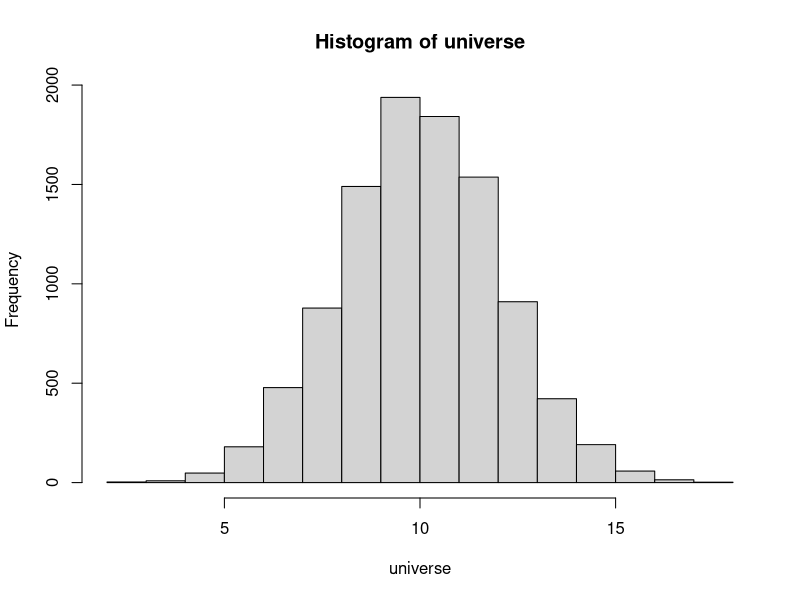
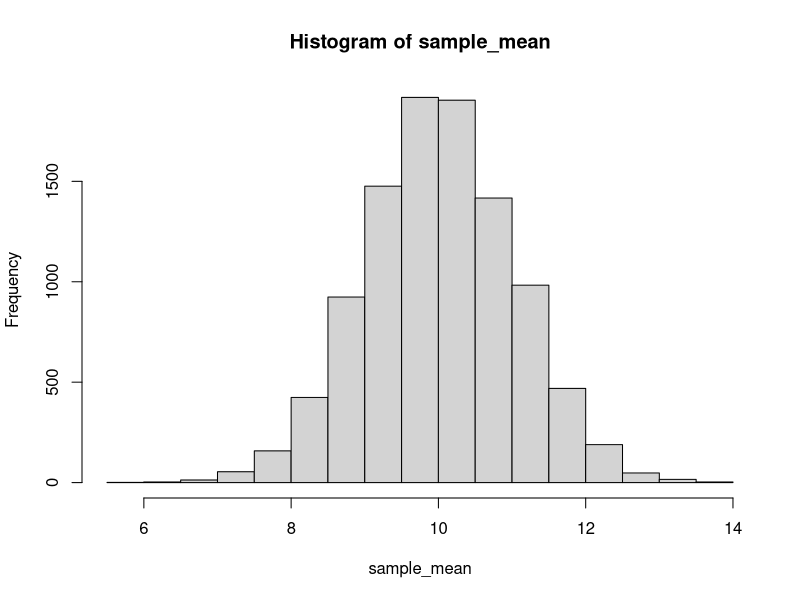
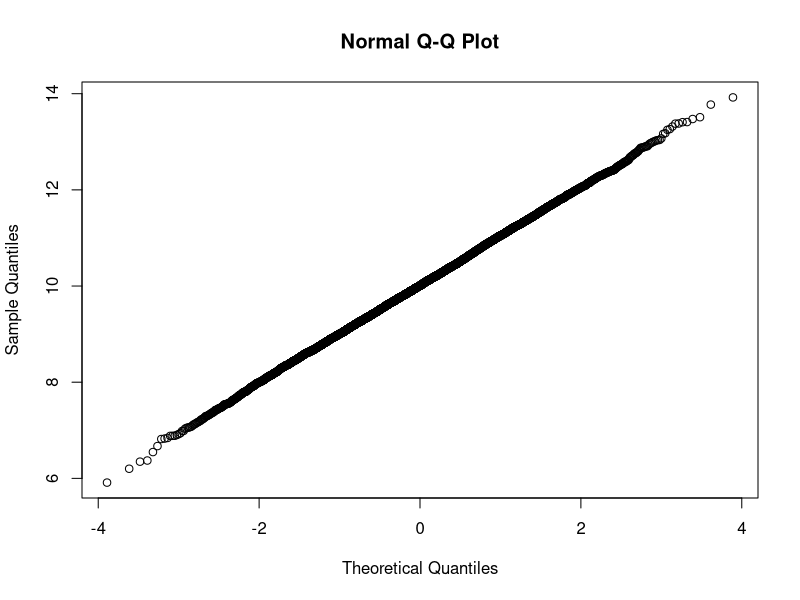
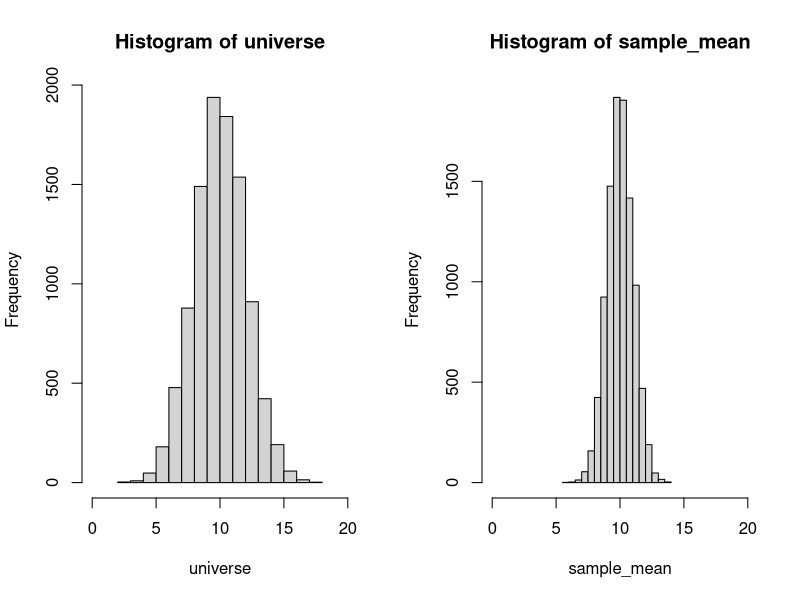
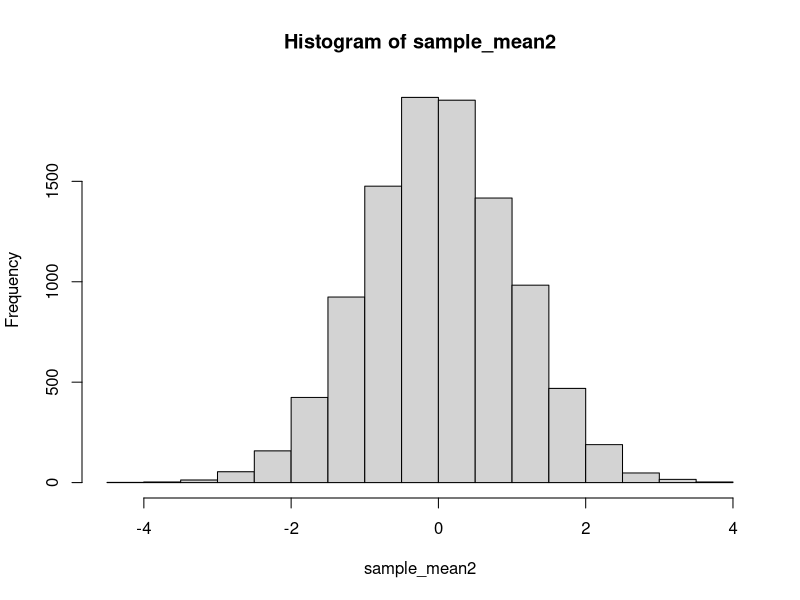
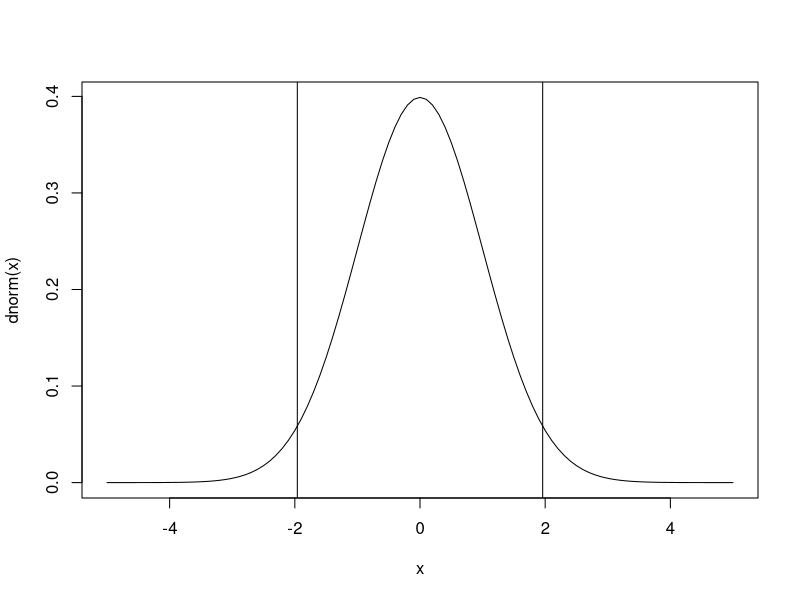
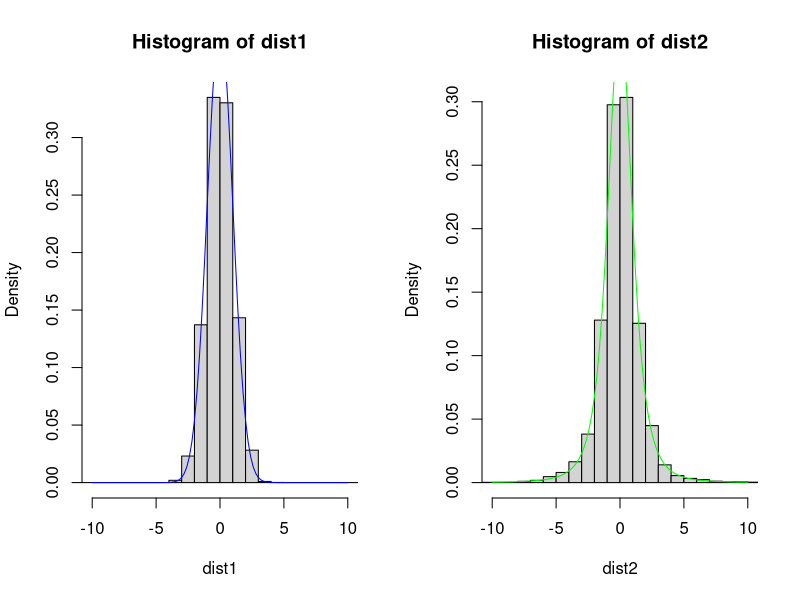
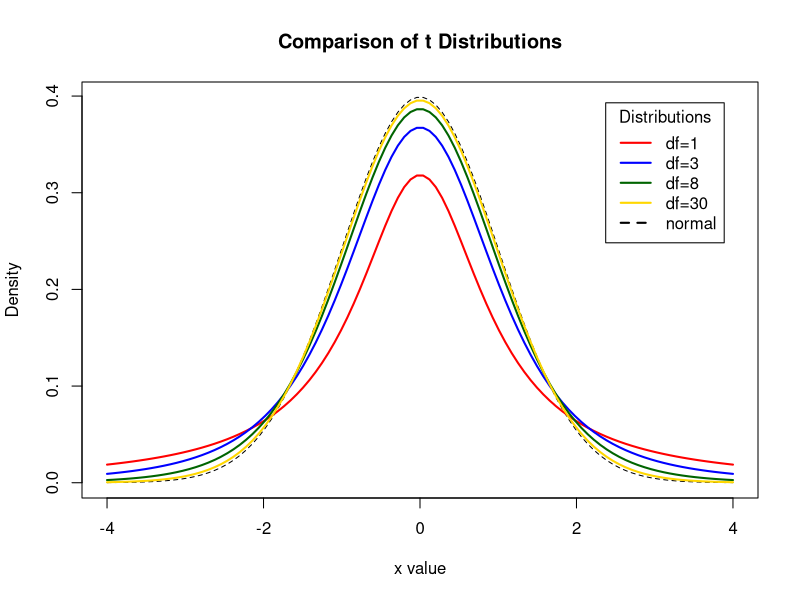

Recreate these plots in R, in order.
## ---- chunk 1
size_universe=10000
mu <- 10
sigma <- 2
universe = rnorm(size_universe, mean=mu, sd=sigma)
cat("First 5 random numbers", head(universe, 5), "\n" )
## ---- chunk 2
cat("Mean of the universe:", mean(universe), "\n")
cat("Standard Deviation of the universe:", sd(universe), "\n")
hist(universe)
## ---- chunk 3
sample_size <- 4 # Sample size
my_sample <- sample(universe, sample_size)
head(my_sample) # Print the first elements of the sample on the screen
## ---- chunk 4
cat("Mean of the sample:", mean(my_sample), "\n")
cat("Standard Deviation of the sample:", sd(my_sample), "\n")
## ---- chunk 5
n_iterations <-  10000 # Number of times that we repeat
sample_mean <-  NULL
for (i in 1:n_iterations) {
    my_sample <- sample(universe, sample_size)
    x_bar <- mean(my_sample)
    sample_mean <- c(sample_mean, x_bar)
}
cat("Mean of the sampling distribution:", mean(sample_mean), "\n")
cat("Standard Deviation of the sampling distribution:", sd(sample_mean), "\n")
hist(sample_mean)
## ---- chunk 6
qqnorm(sample_mean)
## ---- chunk 7
par(mfrow = c(1, 2))
hist(universe, freq = TRUE, xlim = c(mu - 5 * sigma, mu + 5 * sigma))
hist(sample_mean, freq = TRUE, xlim = c(mu - 5 * sigma, mu + 5 * sigma))
par(mfrow = c(1, 1))
## ---- chunk 8
cat("Mean of the universe:", mean(universe), "\n")
cat("Mean of the sampling distribution:", mean(sample_mean), "\n")
## ---- chunk 9
cat("Standard Deviation of the sampling distribution:", sd(sample_mean), "\n")
cat("Theoretical value of its standard deviation:", sigma / sqrt(sample_size), "\n")
## ---- chunk 10
sample_mean2 <- (sample_mean - mu) / (sigma / sqrt(sample_size) )
cat("Mean of sample_mean2:", mean(sample_mean2), "\n")
cat("SD of sample_mean2:", sd(sample_mean2), "\n")
hist(sample_mean2)
## ---- chunk 11
alpha = 0.05
curve(dnorm(x), from = -5, to = 5)
abline(v = qnorm(alpha / 2)); abline(v = qnorm(1 -alpha / 2))
## ---- chunk 12
# Define a function for the confidence interval for estimating the mean of a normal distribution
# when we have a sample of n data points and we know the mean sigma of the universe
conf.int.z <- function(xbar, sigma, n, alpha) {
    
    d <- qnorm(1 - alpha / 2) * sigma / sqrt(n) 
    
    cat("With", 1-alpha, "certainty the mean mu lies between", xbar, "+/-", d,  "\n")
    cat("With", 1-alpha, "certainty the mean mu lies between", xbar -d, "and", xbar + d, "\n")

    return(d)
    
}


# Test the function. Example 10.4, Dürr, Meyer.
conf.int.z(xbar = 80.50, sigma = 2.2, n = 40, alpha = 0.05)

## ---- chunk 13
n_iterations <-  10000 # Number of times that we repeat
dist1 <-  NULL
dist2 <- NULL
for (i in 1:n_iterations) {
    my_sample <- sample(universe, sample_size)
    x_bar <- mean(my_sample)
    S <- sd(my_sample)
    d1 <- (x_bar - mu) / (sigma / sqrt(sample_size) )
    dist1 <- c(dist1, d1)
    d2 <- (x_bar - mu) / (S / sqrt(sample_size) )
    dist2 <- c(dist2, d2)
}
#cat("Mean of the sampling distribution:", mean(sample_mean), "\n")
#cat("Standard Deviation of the sampling distribution:", sd(sample_mean), "\n")
par(mfrow = c(1, 2))
hist(dist1, freq = F, xlim = c(-10, 10), breaks = seq(-100, 100))
curve(dnorm, add = T, col = "blue")
hist(dist2, freq = F, xlim = c(-10, 10), breaks = seq(-100, 100))
curve(dt(x, df = sample_size -1), col = "green", add = T)
par(mfrow = c(1, 1))
sd(dist1)
sd(dist2)

## ---- chunk 14

x <- seq(-4, 4, length=100)
hx <- dnorm(x)

degf <- c(1, 3, 8, 30)
colors <- c("red", "blue", "darkgreen", "gold", "black")
labels <- c("df=1", "df=3", "df=8", "df=30", "normal")

plot(x, hx, type="l", lty=2, xlab="x value",
     ylab="Density", main="Comparison of t Distributions")

for (i in 1:4){
  lines(x, dt(x,degf[i]), lwd=2, col=colors[i])
}

legend("topright", inset=.05, title="Distributions",
       labels, lwd=2, lty=c(1, 1, 1, 1, 2), col=colors)

## ---- chunk 15
conf.int.t <- function(xbar, S, n, alpha) {

    
    d <- qt(1 - alpha / 2, n - 1) * S / sqrt(n) 
    
    cat("With", 1-alpha, "certainty the mean mu lies between", xbar, "+/-", d,  "\n")
    cat("With", 1-alpha, "certainty the mean mu lies between", xbar -d, "and", xbar + d, "\n")
    
    return(d)
    
}

# Test the function
conf.int.t(xbar = 10, S = 2, n = 4, alpha = 0.05)
## ---- chunk 16
conf.int.z(xbar = 10, sigma = 2, n = 4, alpha = 0.05)
